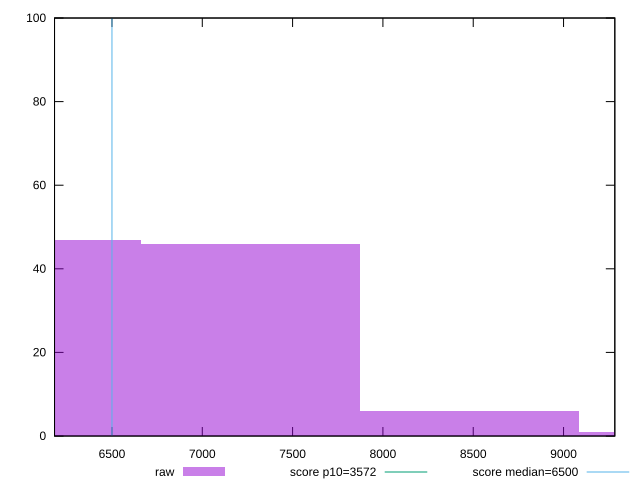

Recreate this plot in gnuplot.
reset

$raw <<EOF
8478.149988894233 6
7266.9857047664855 46
6055.821420638738 47
9689.31427302198 1
EOF

set key outside below
set boxwidth 1211.1642841277476
set xrange [6182.076000000001:9283.839]
set yrange [0:100]
set trange [0:100]
set style fill transparent solid 0.5 noborder

set parametric
set terminal svg size 640, 490 enhanced background rgb 'white'
set output "report_00014_2021-02-09T15:56:05.503Z/first-cpu-idle/samples/pages+cached+noadtech/raw/histogram.svg"

plot $raw title "raw" with boxes, \
     3572,t title "score p10=3572", \
     6500,t title "score median=6500"

reset
